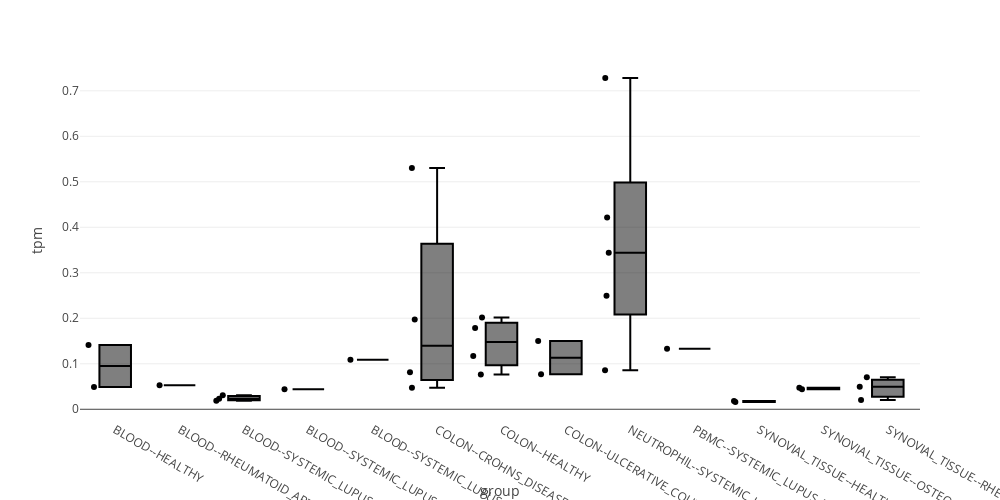

Notebook cell for this chart:
### Code cell


### Figure 1 — Plotly figure (JSON) as saved in the notebook; plotly's stock layout.template omitted (floating-point values rounded to 4 significant figures)
{"data": [{"alignmentgroup": "True", "boxpoints": "all", "hovertemplate": "group=%{x}<br>tpm=%{y}<extra></extra>", "legendgroup": "", "marker": {"color": "#000001"}, "name": "", "notched": false, "offsetgroup": "", "orientation": "v", "showlegend": false, "type": "box", "x": ["BLOOD--HEALTHY", "BLOOD--HEALTHY", "BLOOD--RHEUMATOID_ARTHRITIS", "BLOOD--SYSTEMIC_LUPUS_ERYTHEMATOSUS", "BLOOD--SYSTEMIC_LUPUS_ERYTHEMATOSUS", "BLOOD--SYSTEMIC_LUPUS_ERYTHEMATOSUS", "BLOOD--SYSTEMIC_LUPUS_ERYTHEMATOSUS_DNA_ANTIGEN+", "BLOOD--SYSTEMIC_LUPUS_ERYTHEMATOSUS_NUCLEAR_ANTIGEN+", "COLON--CROHNS_DISEASE", "COLON--CROHNS_DISEASE", "COLON--CROHNS_DISEASE", "COLON--CROHNS_DISEASE", "COLON--HEALTHY", "COLON--HEALTHY", "COLON--HEALTHY", "COLON--HEALTHY", "COLON--ULCERATIVE_COLITIS", "COLON--ULCERATIVE_COLITIS", "NEUTROPHIL--SYSTEMIC_LUPUS_ERYTHEMATOSUS", "NEUTROPHIL--SYSTEMIC_LUPUS_ERYTHEMATOSUS", "NEUTROPHIL--SYSTEMIC_LUPUS_ERYTHEMATOSUS", "NEUTROPHIL--SYSTEMIC_LUPUS_ERYTHEMATOSUS", "NEUTROPHIL--SYSTEMIC_LUPUS_ERYTHEMATOSUS", "PBMC--SYSTEMIC_LUPUS_ERYTHEMATOSUS", "SYNOVIAL_TISSUE--HEALTHY", "SYNOVIAL_TISSUE--HEALTHY", "SYNOVIAL_TISSUE--OSTEOARTHRITIS", "SYNOVIAL_TISSUE--OSTEOARTHRITIS", "SYNOVIAL_TISSUE--RHEUMATOID_ARTHRITIS", "SYNOVIAL_TISSUE--RHEUMATOID_ARTHRITIS", "SYNOVIAL_TISSUE--RHEUMATOID_ARTHRITIS"], "x0": " ", "xaxis": "x", "y": [0.04889, 0.1414, 0.05302, 0.03105, 0.02338, 0.01892, 0.04396, 0.1087, 0.1975, 0.04731, 0.5303, 0.08141, 0.07645, 0.1784, 0.117, 0.2017, 0.07698, 0.15, 0.3442, 0.2494, 0.08565, 0.4216, 0.7281, 0.1328, 0.016, 0.01824, 0.04723, 0.04412, 0.0203, 0.0496, 0.07028], "y0": " ", "yaxis": "y"}], "layout": {"boxmode": "group", "height": 500, "legend": {"tracegroupgap": 0}, "margin": {"t": 60}, "width": 1000, "xaxis": {"anchor": "y", "autorange": true, "domain": [0, 1], "range": [-0.5466, 12.5], "title": {"text": "group"}, "type": "category"}, "yaxis": {"anchor": "x", "autorange": true, "domain": [0, 1], "range": [-0.02356, 0.7677], "title": {"text": "tpm"}, "type": "linear"}}}
